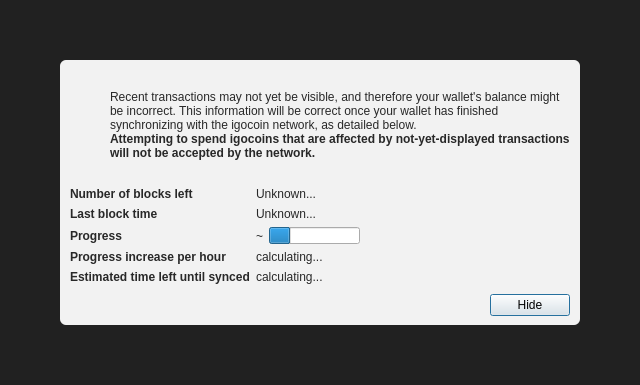
<?xml version="1.0" encoding="UTF-8"?>
<ui version="4.0">
 <class>ModalOverlay</class>
 <widget class="ModalOverlay" name="ModalOverlay">
  <property name="geometry">
   <rect>
    <x>0</x>
    <y>0</y>
    <width>640</width>
    <height>385</height>
   </rect>
  </property>
  <property name="windowTitle">
   <string>Form</string>
  </property>
  <layout class="QVBoxLayout" name="verticalLayout" stretch="0">
   <property name="sizeConstraint">
    <enum>QLayout::SetDefaultConstraint</enum>
   </property>
   <property name="leftMargin">
    <number>0</number>
   </property>
   <property name="topMargin">
    <number>0</number>
   </property>
   <property name="rightMargin">
    <number>0</number>
   </property>
   <property name="bottomMargin">
    <number>0</number>
   </property>
   <item>
    <widget class="QWidget" name="bgWidget" native="true">
     <property name="styleSheet">
      <string notr="true">#bgWidget { background: rgba(0,0,0,220); }</string>
     </property>
     <layout class="QVBoxLayout" name="verticalLayoutMain" stretch="1">
      <property name="leftMargin">
       <number>60</number>
      </property>
      <property name="topMargin">
       <number>60</number>
      </property>
      <property name="rightMargin">
       <number>60</number>
      </property>
      <property name="bottomMargin">
       <number>60</number>
      </property>
      <item>
       <widget class="QWidget" name="contentWidget" native="true">
        <property name="styleSheet">
         <string notr="true">#contentWidget { background: rgba(255,255,255,240); border-radius: 6px; }

QLabel { color: rgb(40,40,40);  }</string>
        </property>
        <layout class="QVBoxLayout" name="verticalLayoutSub" stretch="1,0,0,0">
         <property name="spacing">
          <number>0</number>
         </property>
         <property name="leftMargin">
          <number>10</number>
         </property>
         <property name="topMargin">
          <number>10</number>
         </property>
         <property name="rightMargin">
          <number>10</number>
         </property>
         <property name="bottomMargin">
          <number>10</number>
         </property>
         <item>
          <layout class="QHBoxLayout" name="horizontalLayoutIconText" stretch="0,1">
           <property name="topMargin">
            <number>20</number>
           </property>
           <item>
            <layout class="QVBoxLayout" name="verticalLayoutIcon">
             <property name="leftMargin">
              <number>0</number>
             </property>
             <item>
              <widget class="QPushButton" name="warningIcon">
               <property name="enabled">
                <bool>false</bool>
               </property>
               <property name="text">
                <string/>
               </property>
               <property name="icon">
                <iconset>
                 <normaloff>:/icons/warning</normaloff>
                 <disabledoff>:/icons/warning</disabledoff>:/icons/warning</iconset>
               </property>
               <property name="iconSize">
                <size>
                 <width>48</width>
                 <height>48</height>
                </size>
               </property>
               <property name="flat">
                <bool>true</bool>
               </property>
              </widget>
             </item>
             <item>
              <spacer name="verticalSpacerWarningIcon">
               <property name="orientation">
                <enum>Qt::Vertical</enum>
               </property>
               <property name="sizeHint" stdset="0">
                <size>
                 <width>20</width>
                 <height>40</height>
                </size>
               </property>
              </spacer>
             </item>
            </layout>
           </item>
           <item>
            <layout class="QVBoxLayout" name="verticalLayoutInfoText">
             <property name="leftMargin">
              <number>0</number>
             </property>
             <property name="topMargin">
              <number>0</number>
             </property>
             <item>
              <widget class="QLabel" name="infoText">
               <property name="text">
                <string>Recent transactions may not yet be visible, and therefore your wallet's balance might be incorrect. This information will be correct once your wallet has finished synchronizing with the igocoin network, as detailed below.</string>
               </property>
               <property name="textFormat">
                <enum>Qt::RichText</enum>
               </property>
               <property name="wordWrap">
                <bool>true</bool>
               </property>
              </widget>
             </item>
             <item>
              <widget class="QLabel" name="infoTextStrong">
               <property name="font">
                <font>
                 <weight>75</weight>
                 <bold>true</bold>
                </font>
               </property>
               <property name="text">
                <string>Attempting to spend igocoins that are affected by not-yet-displayed transactions will not be accepted by the network.</string>
               </property>
               <property name="textFormat">
                <enum>Qt::RichText</enum>
               </property>
               <property name="wordWrap">
                <bool>true</bool>
               </property>
              </widget>
             </item>
             <item>
              <spacer name="verticalSpacerInTextSpace">
               <property name="orientation">
                <enum>Qt::Vertical</enum>
               </property>
               <property name="sizeHint" stdset="0">
                <size>
                 <width>20</width>
                 <height>40</height>
                </size>
               </property>
              </spacer>
             </item>
            </layout>
           </item>
          </layout>
         </item>
         <item>
          <spacer name="verticalSpacerAfterText">
           <property name="orientation">
            <enum>Qt::Vertical</enum>
           </property>
           <property name="sizeHint" stdset="0">
            <size>
             <width>20</width>
             <height>40</height>
            </size>
           </property>
          </spacer>
         </item>
         <item>
          <layout class="QFormLayout" name="formLayout">
           <property name="fieldGrowthPolicy">
            <enum>QFormLayout::FieldsStayAtSizeHint</enum>
           </property>
           <property name="horizontalSpacing">
            <number>6</number>
           </property>
           <property name="verticalSpacing">
            <number>6</number>
           </property>
           <property name="topMargin">
            <number>10</number>
           </property>
           <item row="0" column="0">
            <widget class="QLabel" name="labelNumberOfBlocksLeft">
             <property name="font">
              <font>
               <weight>75</weight>
               <bold>true</bold>
              </font>
             </property>
             <property name="text">
              <string>Number of blocks left</string>
             </property>
            </widget>
           </item>
           <item row="0" column="1">
            <widget class="QLabel" name="numberOfBlocksLeft">
             <property name="text">
              <string>Unknown...</string>
             </property>
            </widget>
           </item>
           <item row="1" column="0">
            <widget class="QLabel" name="labelLastBlockTime">
             <property name="font">
              <font>
               <weight>75</weight>
               <bold>true</bold>
              </font>
             </property>
             <property name="text">
              <string>Last block time</string>
             </property>
            </widget>
           </item>
           <item row="1" column="1">
            <widget class="QLabel" name="newestBlockDate">
             <property name="sizePolicy">
              <sizepolicy hsizetype="Maximum" vsizetype="Preferred">
               <horstretch>0</horstretch>
               <verstretch>0</verstretch>
              </sizepolicy>
             </property>
             <property name="text">
              <string>Unknown...</string>
             </property>
            </widget>
           </item>
           <item row="2" column="0">
            <widget class="QLabel" name="labelSyncDone">
             <property name="font">
              <font>
               <weight>75</weight>
               <bold>true</bold>
              </font>
             </property>
             <property name="text">
              <string>Progress</string>
             </property>
            </widget>
           </item>
           <item row="2" column="1">
            <layout class="QHBoxLayout" name="horizontalLayoutSync" stretch="0,1">
             <item>
              <widget class="QLabel" name="percentageProgress">
               <property name="text">
                <string notr="true">~</string>
               </property>
              </widget>
             </item>
             <item>
              <widget class="QProgressBar" name="progressBar">
               <property name="value">
                <number>24</number>
               </property>
               <property name="format">
                <string/>
               </property>
              </widget>
             </item>
            </layout>
           </item>
           <item row="4" column="0">
            <widget class="QLabel" name="labelProgressIncrease">
             <property name="font">
              <font>
               <weight>75</weight>
               <bold>true</bold>
              </font>
             </property>
             <property name="text">
              <string>Progress increase per hour</string>
             </property>
            </widget>
           </item>
           <item row="4" column="1">
            <widget class="QLabel" name="progressIncreasePerH">
             <property name="text">
              <string>calculating...</string>
             </property>
            </widget>
           </item>
           <item row="5" column="0">
            <widget class="QLabel" name="labelEstimatedTimeLeft">
             <property name="font">
              <font>
               <weight>75</weight>
               <bold>true</bold>
              </font>
             </property>
             <property name="text">
              <string>Estimated time left until synced</string>
             </property>
            </widget>
           </item>
           <item row="5" column="1">
            <widget class="QLabel" name="expectedTimeLeft">
             <property name="text">
              <string>calculating...</string>
             </property>
            </widget>
           </item>
          </layout>
         </item>
         <item>
          <layout class="QHBoxLayout" name="horizontalLayoutButtons">
           <property name="leftMargin">
            <number>10</number>
           </property>
           <property name="topMargin">
            <number>10</number>
           </property>
           <item>
            <spacer name="horizontalSpacer">
             <property name="orientation">
              <enum>Qt::Horizontal</enum>
             </property>
             <property name="sizeHint" stdset="0">
              <size>
               <width>40</width>
               <height>20</height>
              </size>
             </property>
            </spacer>
           </item>
           <item>
            <widget class="QPushButton" name="closeButton">
             <property name="text">
              <string>Hide</string>
             </property>
             <property name="focusPolicy">
              <enum>Qt::StrongFocus</enum>
             </property>
             <property name="default">
              <bool>true</bool>
             </property>
            </widget>
           </item>
          </layout>
         </item>
        </layout>
       </widget>
      </item>
     </layout>
    </widget>
   </item>
  </layout>
 </widget>
 <customwidgets>
  <customwidget>
   <class>ModalOverlay</class>
   <extends>QWidget</extends>
   <header>qt/modaloverlay.h</header>
   <container>1</container>
  </customwidget>
 </customwidgets>
 <resources/>
 <connections/>
</ui>
